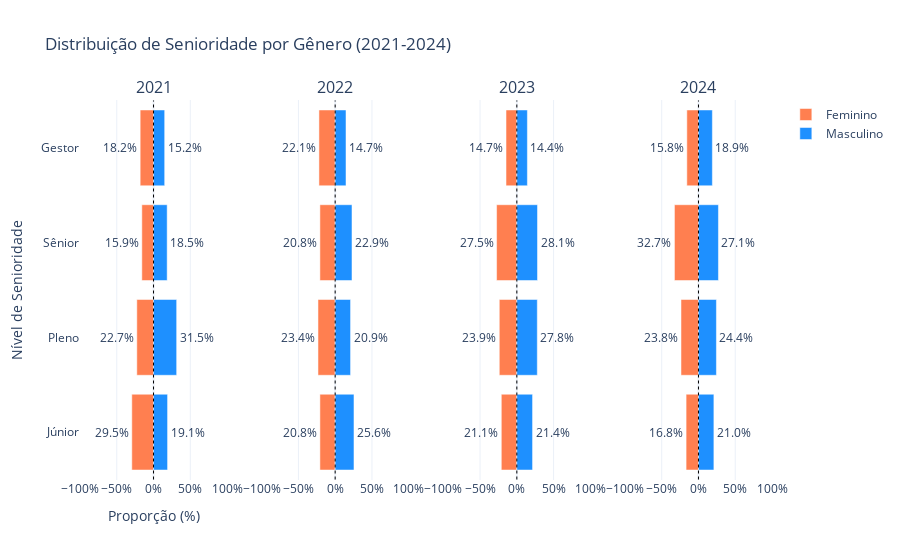

The notebook cell this image was saved under:
### Code cell
# Proporção niveis senioridade x genero

# Criando um DataFrame agrupado para contar quantas pessoas há por nível de senioridade e gênero
df_grouped = df_rj.groupby(["ano_pesquisa", "nivel", "genero"]).size().reset_index(name="count")

# Calculando o total por ano e gênero para depois calcular proporções
totais_por_ano_genero = df_rj.groupby(["ano_pesquisa", "genero"]).size().reset_index(name="total")
df_grouped = df_grouped.merge(totais_por_ano_genero, on=["ano_pesquisa", "genero"])

# Calculando a proporção
df_grouped["proporção"] = df_grouped["count"] / df_grouped["total"] * 100

# Criando a figura com subplots
fig = make_subplots(rows=1, cols=4, shared_yaxes=True, subplot_titles=["2021", "2022", "2023", "2024"])

anos = ['2021', '2022', '2023', '2024']
cores = {"Masculino": "#1E90FF", "Feminino": "#FF7F50"}

for i, ano in enumerate(anos):
    # Filtrando dados do ano atual
    df_ano = df_grouped[df_grouped["ano_pesquisa"] == ano]
    
    # Criando um pivot para senioridade x gênero
    df_plot = df_ano.pivot(index="nivel", columns="genero", values="proporção").fillna(0)
    
    # Garantindo que as colunas existam, preenchendo com 0 se necessário
    for genero in ["Masculino", "Feminino"]:
        if genero not in df_plot.columns:
            df_plot[genero] = 0
    
    # Filtrando níveis que têm pelo menos um registro
    df_plot = df_plot[(df_plot["Masculino"] > 0) | (df_plot["Feminino"] > 0)]
    
    # Se não houver dados, continue para o próximo ano
    if df_plot.empty:
        continue
    
    # Adicionando barras para Feminino (negativo para inverter no gráfico)
    fig.add_trace(go.Bar(
        y=df_plot.index,
        x=-df_plot["Feminino"],
        name="Feminino",
        orientation="h",
        marker=dict(color=cores["Feminino"]),
        text=[f"{val:.1f}%" for val in df_plot["Feminino"]],
        textposition="outside",
        showlegend=True if i == 0 else False
    ), row=1, col=i+1)

    # Adicionando barras para Masculino
    fig.add_trace(go.Bar(
        y=df_plot.index,
        x=df_plot["Masculino"],
        name="Masculino",
        orientation="h",
        marker=dict(color=cores["Masculino"]),
        text=[f"{val:.1f}%" for val in df_plot["Masculino"]],
        textposition="outside",
        showlegend=True if i == 0 else False
    ), row=1, col=i+1)

# Configurando layout
fig.update_layout(
    title="Distribuição de Senioridade por Gênero (2021-2024)",
    xaxis_title="Proporção (%)",
    yaxis_title="Nível de Senioridade",
    barmode="relative",
    template="plotly_white"
)

# Ajustando os eixos X para mostrar valores em percentuais
for i in range(1, 5):
    fig.update_xaxes(ticksuffix="%", range=[-100, 100], row=1, col=i)
    
    # Adicionando linhas de referência em 0
    fig.add_shape(
        type="line",
        x0=0, y0=-0.5,
        x1=0, y1=len(df_plot.index) - 0.5,
        line=dict(color="black", width=1, dash="dot"),
        row=1, col=i
    )

fig.show()

### Figure 1 — Plotly figure (JSON) as saved in the notebook; plotly's stock layout.template omitted (floating-point values rounded to 4 significant figures)
{"data": [{"marker": {"color": "#FF7F50"}, "name": "Feminino", "orientation": "h", "showlegend": true, "text": ["29.5%", "22.7%", "15.9%", "18.2%"], "textposition": "outside", "type": "bar", "x": [-29.55, -22.73, -15.91, -18.18], "xaxis": "x", "y": ["Júnior", "Pleno", "Sênior", "Gestor"], "yaxis": "y"}, {"marker": {"color": "#1E90FF"}, "name": "Masculino", "orientation": "h", "showlegend": true, "text": ["19.1%", "31.5%", "18.5%", "15.2%"], "textposition": "outside", "type": "bar", "x": [19.1, 31.46, 18.54, 15.17], "xaxis": "x", "y": ["Júnior", "Pleno", "Sênior", "Gestor"], "yaxis": "y"}, {"marker": {"color": "#FF7F50"}, "name": "Feminino", "orientation": "h", "showlegend": false, "text": ["20.8%", "23.4%", "20.8%", "22.1%"], "textposition": "outside", "type": "bar", "x": [-20.78, -23.38, -20.78, -22.08], "xaxis": "x2", "y": ["Júnior", "Pleno", "Sênior", "Gestor"], "yaxis": "y2"}, {"marker": {"color": "#1E90FF"}, "name": "Masculino", "orientation": "h", "showlegend": false, "text": ["25.6%", "20.9%", "22.9%", "14.7%"], "textposition": "outside", "type": "bar", "x": [25.58, 20.93, 22.87, 14.73], "xaxis": "x2", "y": ["Júnior", "Pleno", "Sênior", "Gestor"], "yaxis": "y2"}, {"marker": {"color": "#FF7F50"}, "name": "Feminino", "orientation": "h", "showlegend": false, "text": ["21.1%", "23.9%", "27.5%", "14.7%"], "textposition": "outside", "type": "bar", "x": [-21.1, -23.85, -27.52, -14.68], "xaxis": "x3", "y": ["Júnior", "Pleno", "Sênior", "Gestor"], "yaxis": "y3"}, {"marker": {"color": "#1E90FF"}, "name": "Masculino", "orientation": "h", "showlegend": false, "text": ["21.4%", "27.8%", "28.1%", "14.4%"], "textposition": "outside", "type": "bar", "x": [21.41, 27.83, 28.13, 14.37], "xaxis": "x3", "y": ["Júnior", "Pleno", "Sênior", "Gestor"], "yaxis": "y3"}, {"marker": {"color": "#FF7F50"}, "name": "Feminino", "orientation": "h", "showlegend": false, "text": ["16.8%", "23.8%", "32.7%", "15.8%"], "textposition": "outside", "type": "bar", "x": [-16.83, -23.76, -32.67, -15.84], "xaxis": "x4", "y": ["Júnior", "Pleno", "Sênior", "Gestor"], "yaxis": "y4"}, {"marker": {"color": "#1E90FF"}, "name": "Masculino", "orientation": "h", "showlegend": false, "text": ["21.0%", "24.4%", "27.1%", "18.9%"], "textposition": "outside", "type": "bar", "x": [20.96, 24.4, 27.15, 18.9], "xaxis": "x4", "y": ["Júnior", "Pleno", "Sênior", "Gestor"], "yaxis": "y4"}], "layout": {"annotations": [{"font": {"size": 16}, "showarrow": false, "text": "2021", "x": 0.1062, "xanchor": "center", "xref": "paper", "y": 1, "yanchor": "bottom", "yref": "paper"}, {"font": {"size": 16}, "showarrow": false, "text": "2022", "x": 0.3688, "xanchor": "center", "xref": "paper", "y": 1, "yanchor": "bottom", "yref": "paper"}, {"font": {"size": 16}, "showarrow": false, "text": "2023", "x": 0.6313, "xanchor": "center", "xref": "paper", "y": 1, "yanchor": "bottom", "yref": "paper"}, {"font": {"size": 16}, "showarrow": false, "text": "2024", "x": 0.8938, "xanchor": "center", "xref": "paper", "y": 1, "yanchor": "bottom", "yref": "paper"}], "barmode": "relative", "shapes": [{"line": {"color": "black", "dash": "dot", "width": 1}, "type": "line", "x0": 0, "x1": 0, "xref": "x", "y0": -0.5, "y1": 3.5, "yref": "y"}, {"line": {"color": "black", "dash": "dot", "width": 1}, "type": "line", "x0": 0, "x1": 0, "xref": "x2", "y0": -0.5, "y1": 3.5, "yref": "y2"}, {"line": {"color": "black", "dash": "dot", "width": 1}, "type": "line", "x0": 0, "x1": 0, "xref": "x3", "y0": -0.5, "y1": 3.5, "yref": "y3"}, {"line": {"color": "black", "dash": "dot", "width": 1}, "type": "line", "x0": 0, "x1": 0, "xref": "x4", "y0": -0.5, "y1": 3.5, "yref": "y4"}], "title": {"text": "Distribuição de Senioridade por Gênero (2021-2024)"}, "xaxis": {"anchor": "y", "domain": [0, 0.2125], "range": [-100, 100], "ticksuffix": "%", "title": {"text": "Proporção (%)"}}, "xaxis2": {"anchor": "y2", "domain": [0.2625, 0.475], "range": [-100, 100], "ticksuffix": "%"}, "xaxis3": {"anchor": "y3", "domain": [0.525, 0.7375], "range": [-100, 100], "ticksuffix": "%"}, "xaxis4": {"anchor": "y4", "domain": [0.7875, 1], "range": [-100, 100], "ticksuffix": "%"}, "yaxis": {"anchor": "x", "domain": [0, 1], "title": {"text": "Nível de Senioridade"}}, "yaxis2": {"anchor": "x2", "domain": [0, 1], "matches": "y", "showticklabels": false}, "yaxis3": {"anchor": "x3", "domain": [0, 1], "matches": "y", "showticklabels": false}, "yaxis4": {"anchor": "x4", "domain": [0, 1], "matches": "y", "showticklabels": false}}}
